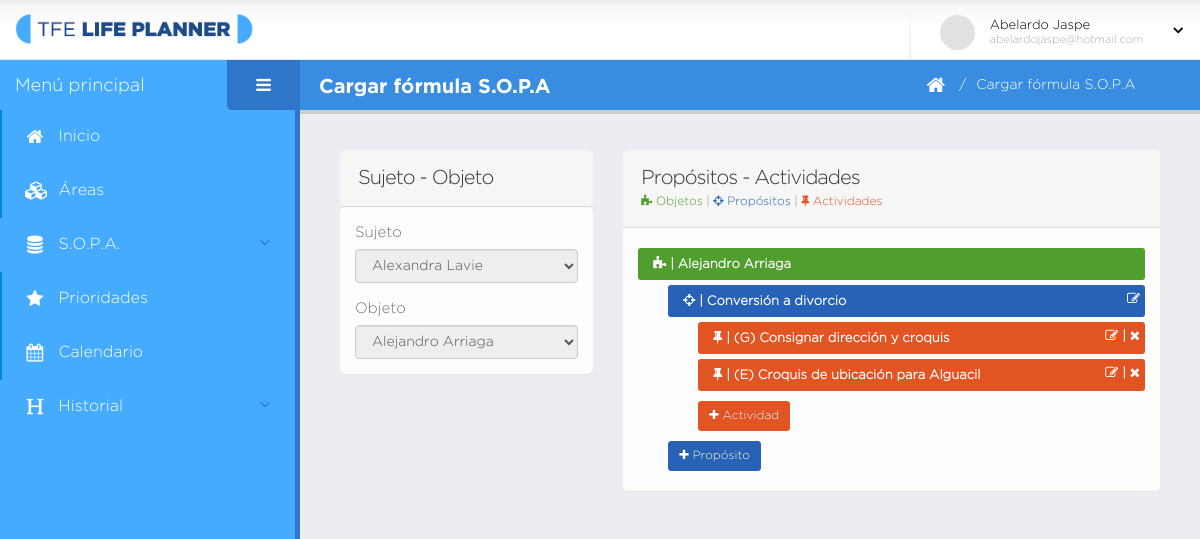
Screenshot of /es/cargar-sopa.php?ids=9&ido=13 (signed in) with the database file from the repository.
### tables this page shows
CREATE TABLE `sujeto_objeto` (
  `id` int(11) NOT NULL,
  `sujeto_id` int(11) NOT NULL,
  `objeto_id` int(11) NOT NULL,
  `area_id` int(11) NOT NULL,
  `sesion_id` int(11) NOT NULL,
  `creado` datetime DEFAULT NULL
);

CREATE TABLE `sujeto` (
  `id` int(11) NOT NULL,
  `nombre` varchar(140) NOT NULL,
  `creado` datetime DEFAULT NULL,
  `modificado` datetime DEFAULT NULL,
  `usuario_id` int(11) NOT NULL
);

CREATE TABLE `objeto` (
  `id` int(11) NOT NULL,
  `nombre` varchar(140) NOT NULL,
  `creado` datetime DEFAULT NULL,
  `modificado` datetime DEFAULT NULL,
  `usuario_id` int(11) NOT NULL
);

CREATE TABLE `proposito` (
  `id` int(11) NOT NULL,
  `descripcion` varchar(250) NOT NULL,
  `creado` datetime DEFAULT NULL,
  `modificado` datetime DEFAULT NULL,
  `sujeto_objeto_id` int(11) NOT NULL
);

CREATE TABLE `actividad` (
  `id` int(11) NOT NULL,
  `tipo` varchar(45) NOT NULL,
  `tarea` varchar(45) DEFAULT NULL,
  `lugar` varchar(45) DEFAULT NULL,
  `direccion` varchar(45) DEFAULT NULL,
  `motivo` varchar(45) DEFAULT NULL,
  `contacto` varchar(45) DEFAULT NULL,
  `creado` datetime DEFAULT NULL,
  `modificado` datetime DEFAULT NULL,
  `proposito_id` int(11) NOT NULL,
  `estado` varchar(45) DEFAULT NULL,
  `resultado` varchar(600) DEFAULT NULL,
  `fecha_calendario` datetime DEFAULT NULL,
  `fecha_prioridad` datetime DEFAULT NULL,
  `fecha_agenda` datetime DEFAULT NULL,
  `fecha_terminacion` datetime DEFAULT NULL,
  `fecha_cancela` datetime DEFAULT NULL
);

### es/fn/fn-sopa.php (called while the page is built, shortened)
<?php
    if( isset( $_GET["ids"], $_GET["ido"] ) ){
        $ids = $_GET["ids"];    $ido = $_GET["ido"];
        $s_o = obtenerListaSujetoObjetoPorIds( $dbh, $ids, $ido );
    }
?>

### es/database/data-sujeto-objeto.php (called while the page is built, shortened)
<?php
	function obtenerListaSujetoObjetoPorIds( $dbh, $ids, $ido ){
		$q = "select so.id as id_so, s.id as idsujeto, s.nombre nsujeto, o.id as idobjeto,
		o.nombre as nobjeto from sujeto_objeto so, sujeto s, objeto o
		where s.id = so.sujeto_id and o.id = so.objeto_id and s.id = $ids and o.id = $ido";
		return obtenerListaRegistros( mysqli_query( $dbh, $q ) );
	}
?>

### es/database/bd.php (called while the page is built, shortened)
<?php
	function obtenerListaRegistros( $data ){
		$lista_c = array();
		if( $data ){
			while( $c = mysqli_fetch_array( $data ) ){
				$lista_c[] = $c;
			}
		}
		return $lista_c;
	}
?>

### es/database/data-proposito.php (called while the page is built, shortened)
<?php
	function obtenerListaPropositos( $dbh, $idso ){
		$q = "select * from proposito where sujeto_objeto_id = $idso";
		return obtenerListaRegistros( mysqli_query( $dbh, $q ) );
	}
	function obtenerListaPropositosSO( $dbh, $idso ){
		$propositos = array();
		$registros = obtenerListaPropositos( $dbh, $idso );
		foreach ( $registros as $r ) {
			$r["lactividades"] = obtenerListaActividades( $dbh, $r["id"] );
			$propositos[] = $r;
		}
		return $propositos;
	}
	function actividadesSinFinalizar( $dbh, $actividades ){
		$finalizadas = false;
		foreach ( $actividades as $a ) {
			if( $a["estado"] == "creada" ) $finalizadas = true;
		}
		return $finalizadas;
	}
?>

### es/database/data-actividad.php (called while the page is built, shortened)
<?php
	function obtenerListaActividades( $dbh, $idp ){
		$q = "select * from actividad where proposito_id = $idp";
		return obtenerListaRegistros( mysqli_query( $dbh, $q ) );
	}
?>

### es/fn/fn-actividad.php (called while the page is built, shortened)
<?php
    function descActividad( $actividad ){
      $icono_actividad = array(
        'g' => $actividad["tarea"],
        'e' => $actividad["tarea"],
        'l' => $actividad["contacto"]." ($actividad[motivo])"
      );
      return $icono_actividad[ $actividad["tipo"] ];
    }
?>

### es/secciones/sopa/panel_opa.php (the view, shortened to what this page needs)
<div class="dd dd-nodrag" id="nestable">
	<ol class="dd-list ">
		<?php
			foreach ( $s_o as $so ) {
				$o["id"] = $so["idobjeto"];
				$o["nombre"] = $so["nobjeto"];
				$propositos = obtenerListaPropositosSO( $dbh, $so["id_so"] );
		?>
		<li class="dd-item" data-id="<?php echo $o['id']?>">
			<div class="dd-handle item_obj">
				<span class="icon_obj">
					<i class="fa fa-puzzle-piece" aria-hidden="true"></i>
				</span> | <?php echo $o["nombre"]?>
			</div>
			<ol class="dd-list">
				<?php
					foreach ( $propositos as $p ) {
						$actividades = $p["lactividades"];
						$pendientes = actividadesSinFinalizar( $dbh, $actividades );
						if( $pendientes ){
				?>
					<li class="dd-item" data-id="<?php echo $p['id']?>">
						<div class="dd-handle item_pro">
							<span class="icon_obj">
								<i class="fa fa-crosshairs" aria-hidden="true"></i>
							</span> | <?php echo $p["descripcion"]?>
							<div class="editableicon">
								<a href="#frm-edit-proposito" class="modal-sizes modal-with-zoom-anim i_edit_prop"
								data-idp="<?php echo $p['id'] ?>"
								data-desc="<?php echo $p['descripcion']?>">
									<i class="fa fa-edit" aria-hidden="true"></i>
								</a>
							</div>
						</div>
						<ol class="dd-list">
							<?php foreach ( $actividades as $a ) {
									if( $a["estado"] == "creada" ) {
							?>
								<li class="dd-item" data-id="<?php echo $a['id']?>">
									<div class="dd-handle item_act">
										<span class="icon_obj">
										<i class="fa fa-thumb-tack" aria-hidden="true"></i>
										</span> |
										<?php echo "(".strtoupper( $a["tipo"] ).") ". descActividad( $a )?>
										<div class="editableicon">
											<a href="#frm-edit-actividad" class="modal-sizes modal-with-zoom-anim i_edit_act"
											data-ida="<?php echo $a['id'] ?>">
											<i class="fa fa-edit" aria-hidden="true"></i>
											</a>
											<?php if( $a["estado"] == 'creada' ) { ?>
											   |<a href="#confirmar-accion"
												class="modal-sizes modal-with-zoom-anim elim_actividad"
												data-ida="<?php echo $a["id"] ?>"
												data-desc="<?php echo "(".strtoupper( $a["tipo"] ).") ". descActividad( $a )?>"> <i class="fa fa-times" aria-hidden="true"></i>
												</a>
											<?php } ?>
										</div>
									</div>
								</li>
							<?php 	} } ?>
							<li class="dd-item" data-id="nueva_actividad">
								<div class="a-dd-handle nopa">
									<a href="#frm-actividad" class="modal-sizes modal-with-zoom-anim btn_nactiv"
									data-idp="<?php echo $p["id"]?>"
									data-np="<?php echo $p['descripcion']?>"
									data-toggle="tooltip" data-placement="top"
									title="Agregar actividad">
										<button type="button" class="mb-xs mt-xs mr-xs btn btn-sm btn-act btn-no-ft">
											<i class="fa fa-plus" aria-hidden="true"></i> Actividad
										</button>
									</a>
								</div>
							</li>
						</ol>
					</li>
				<?php } } ?>
				<li class="dd-item" data-id="nuevo_proposito">
					<div class="p-dd-handle nopa">
					<a href="#frm-proposito" class="modal-sizes modal-with-zoom-anim btn_nprop"
						data-iso="<?php echo $so["id_so"]?>"
						data-n-so="<?php echo $so['nsujeto'].' :: '.$o['nombre']?>"
						data-toggle="tooltip" data-placement="top" title="Agregar propósito">
							<button type="button" class="mb-xs mt-xs mr-xs btn btn-sm btn-pro btn-no-ft">
								<i class="fa fa-plus" aria-hidden="true"></i> Propósito
							</button>
						</a>
					</div>
				</li>
			</ol>
		</li>
		<?php }  ?>
	</ol>
</div>

### es/secciones/sopa/panel_sesion_so.php (shortened to what this page needs)
<section class="panel">
	<form id="frm_sujeto_objeto">
		<header class="panel-heading">
			<h2 class="panel-title">Sujeto - Objeto</h2>
		</header>
		<div class="panel-body">
			<?php if( !isset( $carga_so ) ) { ?>
			<div class="form-group">
				<label class="control-label">Área</label>
				<select id="lareas" class="form-control" required>
					<option value=""></option>
					<?php foreach ( $areas as $a ) { ?>
					<option value="<?php echo $a["id"] ?>"
						<?php echo sop( $a["id"], $ida ) ?>><?php echo $a["nombre"] ?>
					</option>
					<?php } ?>
				</select>
				<input type="hidden" name="idarea" value="<?php echo $ida ?>">
			</div>
			<div class="form-group">
				<label class="control-label">Sujeto</label>
				<select id="lsujetos" class="form-control" required >
					<option value=""></option>
					<?php foreach ( $sujetos_a as $s ) { ?>
						<option value="<?php echo $s["id"] ?>"
							<?php echo sop( $s["id"], $ids ) ?>><?php echo $s["nombre"] ?>
						</option>
					<?php } ?>
				</select>
				<input type="hidden" name="idsujeto" value="<?php echo $ids?>">
			</div>
			<hr>
			<div id="agg_objeto" class="form-group">
				<label class="control-label">Objeto</label>
				<table width="100%">
					<th width="80%">
						<select id="lobjetos" class="form-control" required name="idobjeto">
							<option value=""></option>
							<?php foreach ( $objetos_s as $o ) { ?>
								<option value="<?php echo $o["id"] ?>">
									<?php echo $o["nombre"] ?>
								</option>
							<?php } ?>
						</select>
					</th>
					<th width="20%" style="text-align: right;">
						<a href="#frm-objeto" class="modal-sizes modal-with-zoom-anim"
						data-toggle="tooltip" data-placement="top"
						title="Crear nuevo Objeto">
						<button type="button" class="mb-xs mt-xs mr-xs btn btn-obj">
							<i class="fa fa-plus"></i>
						</button>
						</a>
					</th>
				</table>
			</div>
			<?php } else { ?>
				<div class="form-group">
					<label class="control-label">Sujeto</label>
					<select id="lsujetos" class="form-control" required >
						<option value="<?php echo $ids ?>">
							<?php echo $s_o[0]["nsujeto"] ?>
						</option>
					</select>
				</div>
				<div class="form-group">
					<label class="control-label">Objeto</label>
					<select id="lobjetos" class="form-control" required disabled>
						<option value="<?php echo $ido ?>">
							<?php echo $s_o[0]["nobjeto"] ?>
						</option>
					</select>
				</div>
			<?php } ?>
		</div>
	</form>
</section>

### assets/stylesheets/skins/default.css (style rules this page uses)
a, .btn-link { color: #0088cc; }
body .btn-pro { color: #ffffff; text-shadow: 0 -1px 0 rgba(0, 0, 0, 0.25); background-color: #2762b7; border-color: #2762b7; }
body .btn-act { color: #ffffff; text-shadow: 0 -1px 0 rgba(0, 0, 0, 0.25); background-color: #e25522; border-color: #e25522; }

### es/cargar-sopa.php (style rules this page uses)
.icon_obj { font-family: Arial; color: #fff; font-size: 14px; margin-left: 10px; }
.nopa { background-color: transparent; }
.item_obj { background-color: #509E2D }
.item_pro { background-color: #2762B7 }
.item_act { background-color: #e25522 }
.dd-handle { color: #fff; }
.editableicon { float: right; }
.i_edit_act, .i_edit_prop { color: #FFF; }
.elim_actividad, .elim_prop, .elim_so { color: #fff; }

### rows the page displays
sujeto_objeto: sujeto.nombre "Alexandra Lavie", objeto.nombre "Alejandro Arriaga"
proposito: descripcion "Conversión a divorcio"
actividad: tipo "G", tarea "Consignar dirección y croquis"
actividad: tipo "E", tarea "Croquis de ubicación para Alguacil"

### other values shown
$usuario["nombre"] "Abelardo Jaspe"
$usuario["email"] "abelardojaspe@hotmail.com"
$titulo_pagina "Cargar fórmula S.O.P.A"
$breadcrumb "Cargar fórmula S.O.P.A"
